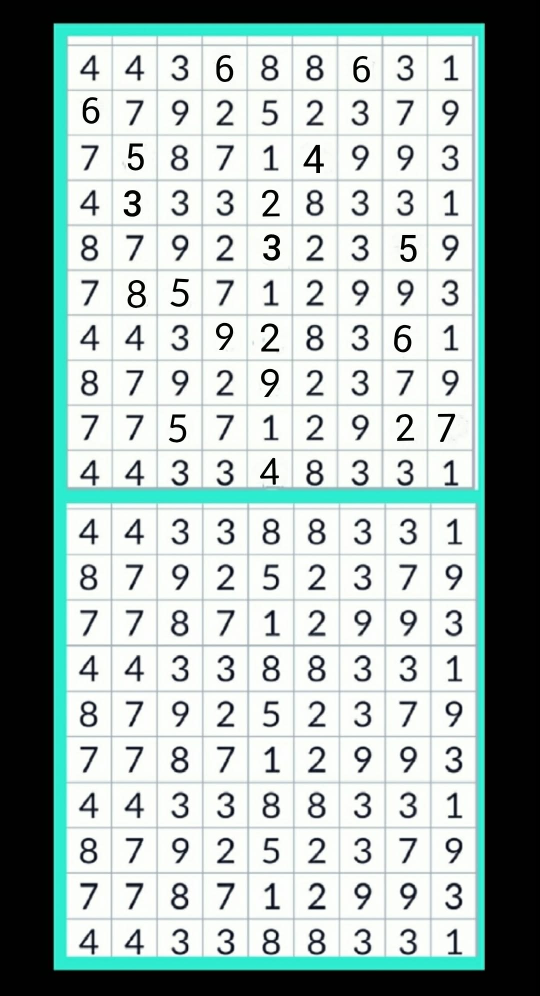
#> input picture spot_the_difference/test_image.jpg, 1080 x 1991 px (shown at 1/2 size)
$ python simple_diff.py
#> lines starting #> are read from the running program, lines starting #| are printed output that depends on the picture; after the words box and inside, x2 and y2 are one past the last pixel; in counts of white or black regions, pixels touching at a corner belong together
"""
simple_diff.py
--------------
Finds and circles differences between the top and bottom halves of an image
(e.g., spot-the-difference puzzle).
"""

from pathlib import Path
import cv2


def find_and_circle_differences(image_path: Path):
    """
    Loads the puzzle image, splits it into top and bottom halves,
    computes the pixel difference, and circles the differences.
    """
    image = cv2.imread(str(image_path))
#> image is the input picture: shape (1991, 1080, 3); mean B, G, R 172.5, 175.4, 161.3

    if image is None:
        print(f"Error: Could not load '{image_path}'.")
        return

    height, width, _ = image.shape
#> height = 1991; width = 1080
    half_height = height // 2
#> half_height = 995

    # 1. Shave off the edges to ignore the outer cyan borders completely
    top_half = image[15 : half_height - 15, 15 : width - 15]
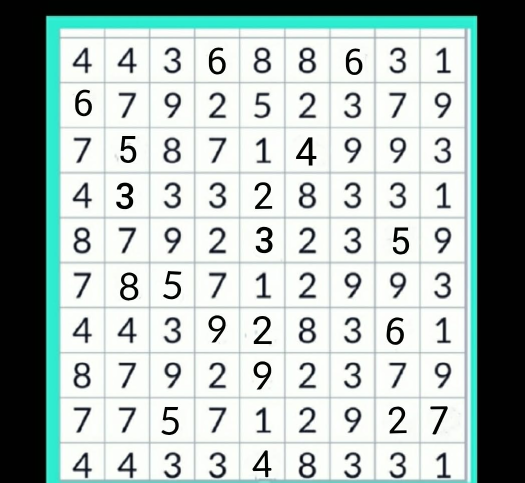
#> top_half: shape (965, 1050, 3) (shown at 1/2 size); mean B, G, R 179.9, 183, 170.1
    bottom_half = image[half_height + 15 : height - 15, 15 : width - 15]
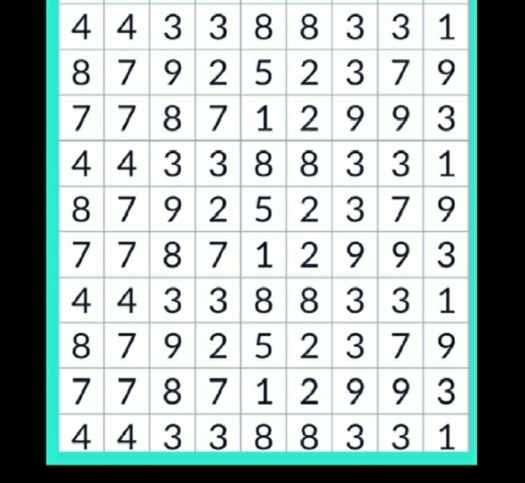
#> bottom_half: shape (966, 1050, 3) (shown at 1/2 size); mean B, G, R 180.6, 183, 170.2

    # 2. Force exact dimensions
    min_height = min(top_half.shape[0], bottom_half.shape[0])
#> min_height = 965
    top_half = top_half[:min_height, :]
    bottom_half = bottom_half[:min_height, :]
#> bottom_half: shape (965, 1050, 3)

    gray_top = cv2.cvtColor(top_half, cv2.COLOR_BGR2GRAY)
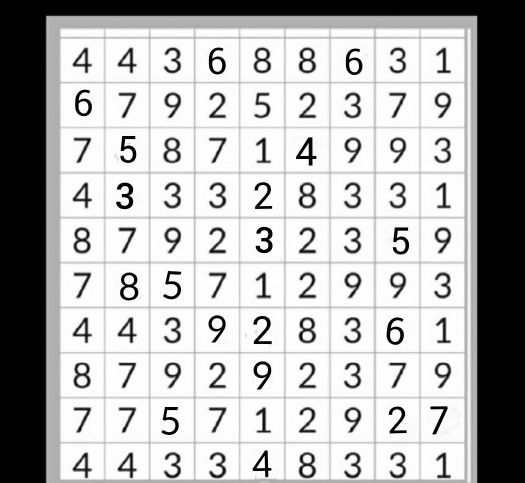
#> gray_top: shape (965, 1050) (shown at 1/2 size); min 0, max 255, mean 178.8
    gray_bottom = cv2.cvtColor(bottom_half, cv2.COLOR_BGR2GRAY)
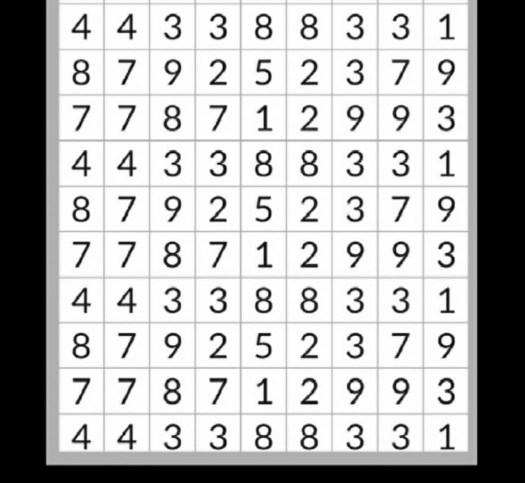
#> gray_bottom: shape (965, 1050) (shown at 1/2 size); min 0, max 255, mean 179.1

    # 3. Blur the images slightly to smooth over JPEG artifacts and misaligned pixels
    gray_top = cv2.GaussianBlur(gray_top, (5, 5), 0)
    gray_bottom = cv2.GaussianBlur(gray_bottom, (5, 5), 0)

    diff = cv2.absdiff(gray_top, gray_bottom)
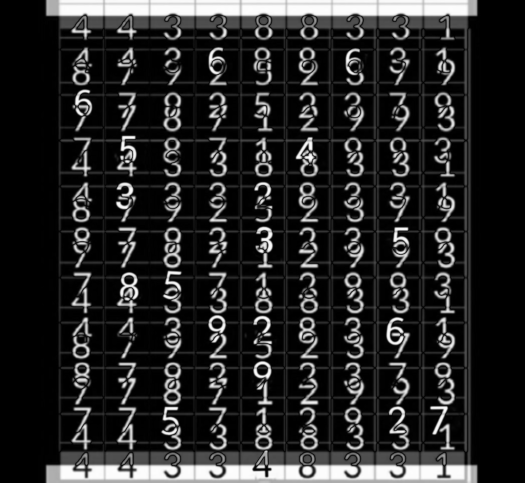
#> diff: shape (965, 1050) (shown at 1/2 size); min 0, max 254, mean 39.2

    # 4. Turn up the threshold so it only triggers on hard differences (bold text)
    _, thresh = cv2.threshold(diff, 60, 255, cv2.THRESH_BINARY)
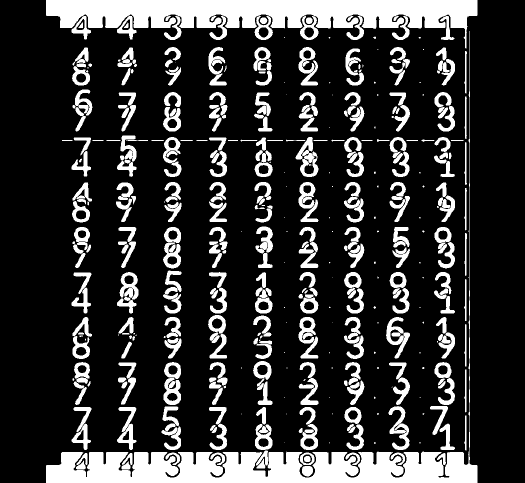
#> thresh: shape (965, 1050) (shown at 1/2 size); 20.6% white; 406 white regions (92 under 20 px)

    contours, _ = cv2.findContours(thresh, cv2.RETR_EXTERNAL, cv2.CHAIN_APPROX_SIMPLE)
#> contours = 402 contours, 101 with area under 20; largest, box (x1, y1, x2, y2) and area: (92, 62, 955, 965) 41158, (92, 0, 955, 97) 39654, (591, 274, 637, 354) 1965, (772, 634, 820, 717) 1723, (597, 364, 637, 444) 1596

    result_image = top_half.copy()
    for contour in contours:
        area = cv2.contourArea(contour)

        # 5. Strict area filter:
        # Only draw a circle if the difference is roughly the size of a single number.
        if 50 < area < 800:
            x, y, w, h = cv2.boundingRect(contour)
            center = (x + w // 2, y + h // 2)
            radius = max(w, h) // 2 + 10
            cv2.circle(result_image, center, radius, (0, 0, 255), 2)
#> this loop made 402 passes
#> (area, x, y, w, h, center, radius) on passes 1 to 12: (352, 604, 932, 22, 21, (615, 942), 21), (160, 243, 923, 18, 16, (252, 931), 19), (168.5, 152, 921, 20, 18, (162, 930), 20), (150, 513, 917, 18, 20, (522, 927), 20), (156.5, 874, 906, 18, 24, (883, 918), 22), (179.5, 244, 906, 21, 24, (254, 918), 22), (172.5, 153, 906, 22, 24, (164, 918), 22), (187.5, 781, 905, 29, 25, (795, 917), 24), (198, 691, 905, 29, 25, (705, 917), 24), (553, 600, 905, 29, 25, (614, 917), 24), (208, 420, 905, 30, 25, (435, 917), 25), (204, 331, 905, 29, 25, (345, 917), 24)
#> (area, x, y, w, h) on pass 144: (189.5, 785, 576, 18, 21)
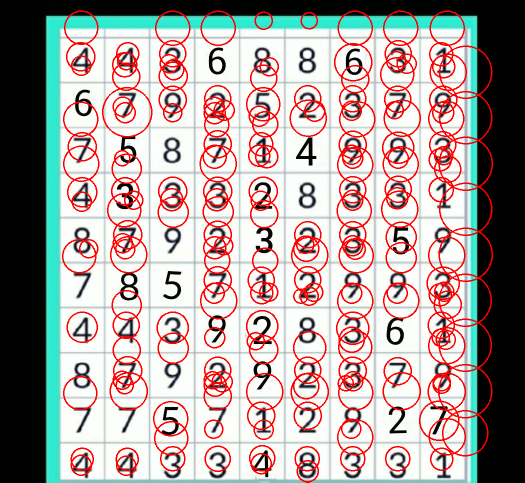
#> result_image: shape (965, 1050, 3) (shown at 1/2 size); 9.91% of pixels changed, all inside (x1, y1, x2, y2) = (124, 21, 986, 965)

    script_dir = Path(__file__).resolve().parent
    output_path = script_dir / "differences_circled_fixed.jpg"
    cv2.imwrite(str(output_path), result_image)
    print(f"Done. Check '{output_path}' for the results.")


if __name__ == "__main__":
    # Run the script with default test image
    SCRIPT_DIR = Path(__file__).resolve().parent
    TEST_IMAGE = SCRIPT_DIR / "test_image.jpg"
    find_and_circle_differences(TEST_IMAGE)
